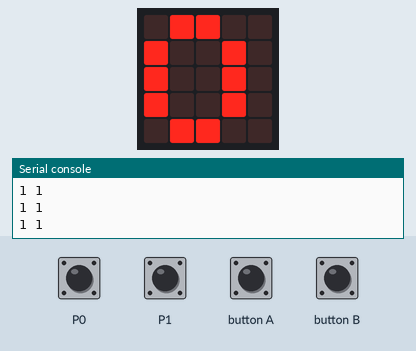
A program run on a simulated Calliope mini (MakeCode). On the bench: the board's 5×5 LED display, the last lines printed to the serial console. The test bench sets the inputs (shaded band); at power-on: P1 HIGH, P0 HIGH. No radio messages arrive unless stated (any console line starting 'radio sent:' is added by the test bench).

Above: at 1.9 s.
2.0 s: P1 pulled LOW for 0.15 s
At 2.07 s:
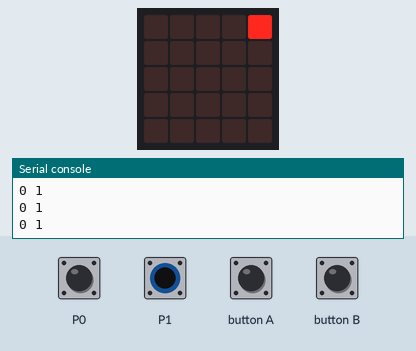
3.6 s: P0 pulled LOW for 0.15 s
At 4.7 s:
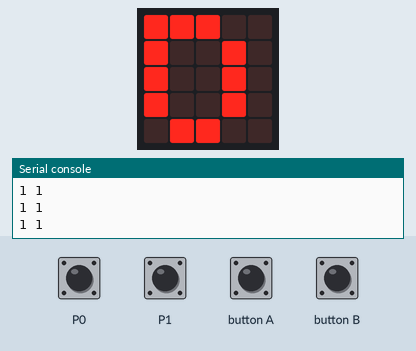
5.2 s: P0 pulled LOW for 1 s
At 6.0 s:
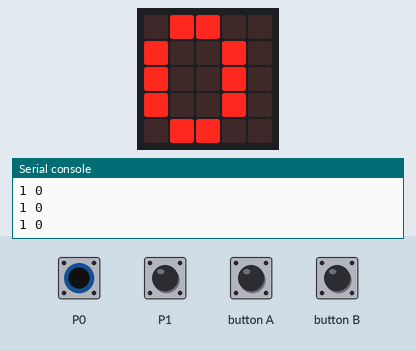
7.7 s: button A pressed for 0.15 s
At 9.0 s:
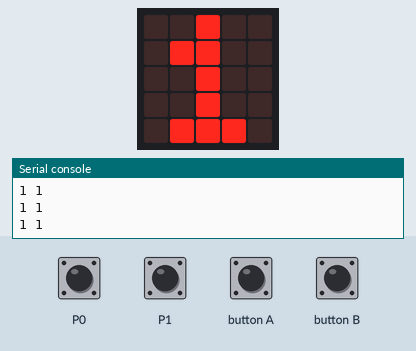
9.3 s: P0 pulled LOW for 0.15 s
At 10.3 s:
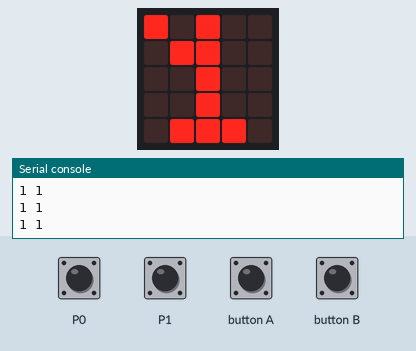
10.9 s: P0 pulled LOW for 0.15 s
Timing chart, 0 to 13.5 s (numbered marks = the images above; inputs shaded):
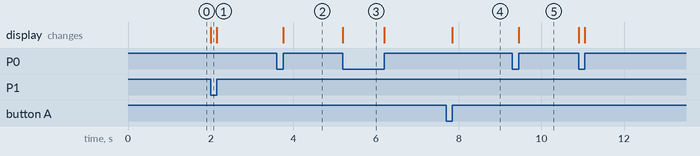

The program:

main.ts
```typescript
input.onButtonPressed(Button.A, function () {
    if (eigeneNummer < 9) {
        eigeneNummer += 1
    }
    basic.showNumber(eigeneNummer)
})
pins.onPulsed(DigitalPin.P1, PulseValue.Low, function () {
    radio.sendString("" + (counter))
    led.unplot(4, 0)
    basic.showNumber(counter)
})
pins.onPulsed(DigitalPin.P1, PulseValue.High, function () {
    basic.clearScreen()
    counter = 0
    led.plot(4, 0)
})
pins.onPulsed(DigitalPin.P0, PulseValue.High, function () {
    led.unplot(0, 0)
})
input.onButtonPressed(Button.B, function () {
    if (eigeneNummer > 0) {
        eigeneNummer += -1
    }
    basic.showNumber(eigeneNummer)
})
pins.onPulsed(DigitalPin.P0, PulseValue.Low, function () {
    led.plot(0, 0)
    if (counter < 9) {
        counter += 1
    } else {
        counter = 0
    }
})
let counter = 0
let eigeneNummer = 0
radio.setGroup(1)
eigeneNummer = 0
pins.setPull(DigitalPin.P0, PinPullMode.PullUp)
pins.setPull(DigitalPin.P1, PinPullMode.PullUp)
basic.showNumber(counter)
basic.forever(function () {
    serial.writeLine("" + pins.digitalReadPin(DigitalPin.P1) + " " + pins.digitalReadPin(DigitalPin.P0))
})
```

test.ts
```typescript
// Hier kann man Tests durchführen; diese Datei wird nicht kompiliert, wenn dieses Paket als Erweiterung verwendet wird.
```

Measured:
- after the input at 2.0 s, the display: changes at once (image 1)
- after the input at 3.6 s, the display: changes after 0.15 s (image 2)
- after the input at 5.2 s, the display: changes at once (image 3)
- after the input at 7.7 s, the display: changes after 0.15 s (image 4)
- after the input at 9.3 s, the display: changes after 0.15 s (image 5)
